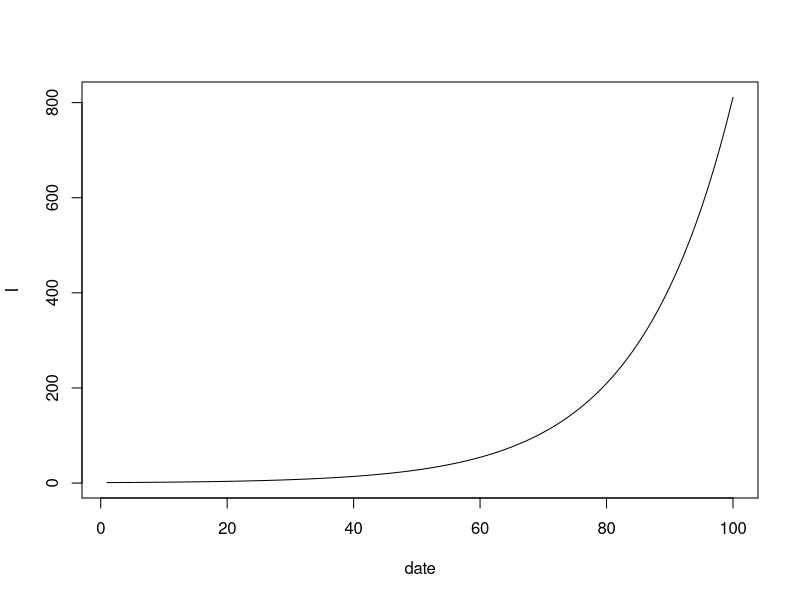
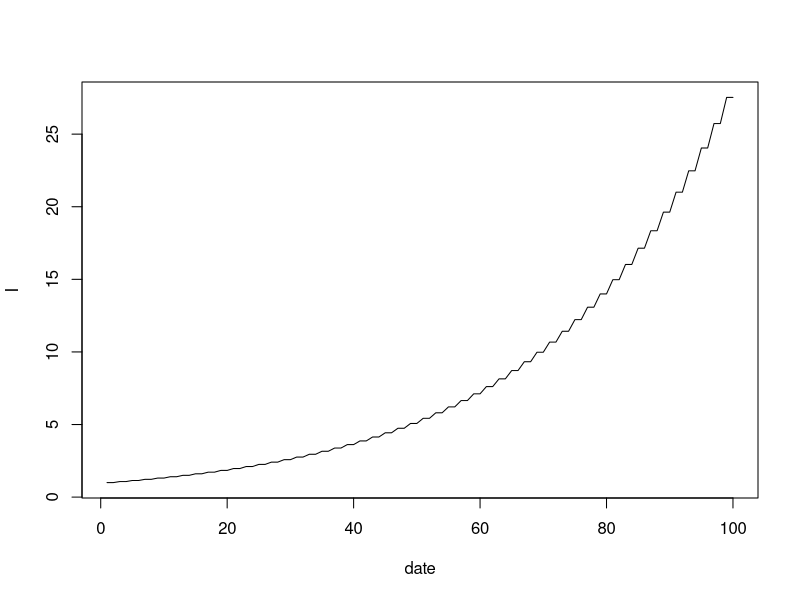
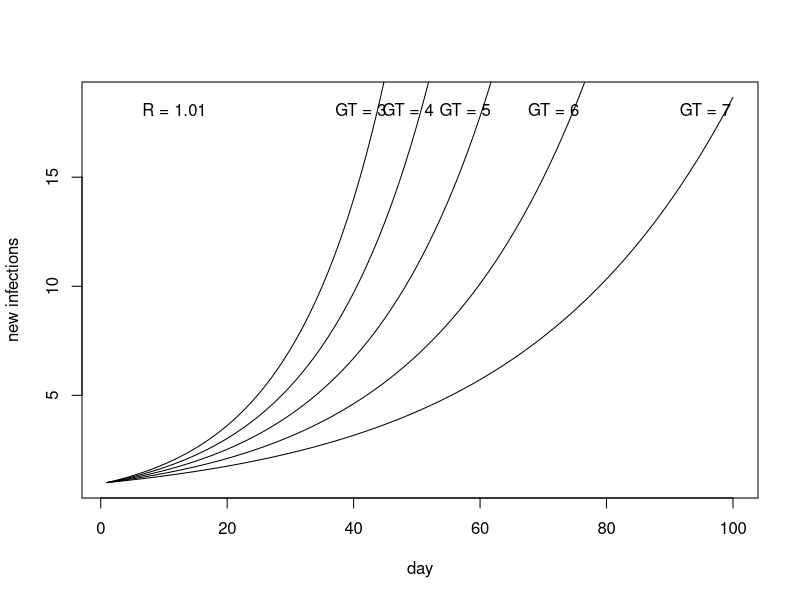

Source code (R) for these figures, in order: (Note: this script raises an error after producing the figures.)
R <- 1.07
incidence <- data.frame(date=1:100, I=c(rep(1,10), rep(0,90)))
for (t in 2:100) {
  incidence$I[t] <- incidence$I[t-1] * R
}
plot(incidence, type="l")

R <- 1.07
incidence <- data.frame(date=1:100, I=c(rep(1,10), rep(0,90)))
for (t in 3:100) {
  incidence$I[t] <- incidence$I[t-2] * R
}
plot(incidence, type="l")

#incidence$I <- incid$I[1:100]

incidence$gr <- c(NA, (incidence$I[2:100] - incidence$I[1:99]) / incidence$I[1:99])

incidence$R_gt3 <- 1 + (incidence$gr / 3)
incidence$R_gt4 <- 1 + (incidence$gr / 4)
incidence$R_gt5 <- 1 + (incidence$gr / 5)
incidence$R_gt6 <- 1 + (incidence$gr / 6)
incidence$R_gt7 <- 1 + (incidence$gr / 7)

gr <- 0.03
incidence <- data.frame(date=1:100, I=c(1, rep(0,99)))
for (t in 2:100) {
  incidence$I[t] <- incidence$I[t-1] * (1+gr)
}
plot(incidence, type="l", xlab="day", ylab="new infections")

for (gr in seq(0.04, 0.07, by=0.01)){
  incidence <- data.frame(date=1:100, I=c(1, rep(0,99)))
  for (t in 2:100) {
    incidence$I[t] <- incidence$I[t-1] * (1+gr)
  }
  lines(incidence)
}
#text(locator(), labels = c("GT = 3", "GT = 4", "GT = 5", "GT = 6", "GT = 7"))
text(x=c(35.5, 43, 52, 66, 90), y=rep(18,5), pos=4,
     labels = c("GT = 3", "GT = 4", "GT = 5", "GT = 6", "GT = 7"))
text(x=c(5), y=c(18), pos=4,
     labels = c("R = 1.01"))

incidence_data <- RKI_incid %>%
  inner_join(rtlive_incid, by = "date") %>%
  inner_join(ETH_incid_mean, by = "date") %>%
  inner_join(ilmenau_incid, by = "date") %>%
  inner_join(sdsc_incid, by = "date") %>%
  inner_join(epiforecasts_incid, by = "date") %>%
  inner_join(globalrt_incid, by = "date")

names(incidence_data) <- c("date", "RKI (nowcast)", "rtlive", "ETH (deconvoluted)", "Ilmenau", "SDSC (smoothed)", "epiforecasts", "globalrt") 

# reshape data
incid  <- incidence_data %>%
  gather("variable", "value", 2:dim(incidence_data)[2]) %>%
  filter(date >= as.Date("2021-02-01")) %>%
  filter(date <= as.Date("2021-05-31"))

# plot
R_plot <- ggplot(data = incid, aes(x = date, y = value)) +
  labs(x = NULL, y = "new infections") +
  scale_x_date(limits = as.Date(c(min(incid$date),max(incid$date))),
               breaks = seq(as.Date(min(incid$date)), as.Date(max(incid$date)), "month"),
               date_labels = "%B %d", expand = c(0,1)) +
  theme_minimal() +
  theme(
    axis.text=element_text(size=16),
    axis.title=element_text(size=18),
    legend.text=element_text(size=16),
    legend.title=element_text(size=18),
    axis.line = element_line(),
    axis.line.y.right = element_line(),
    axis.line.x.top = element_line(),
    legend.position = "bottom",
    panel.background = element_rect(fill = "transparent")
  ) +
  geom_line(aes(group = variable, color = variable)) +
  scale_colour_viridis_d(end = 0.9, name="group")

print(R_plot)
ggsave(R_plot, filename = "incidence_data.pdf",  bg = "transparent",
       width = 13.1, height = 6.3)